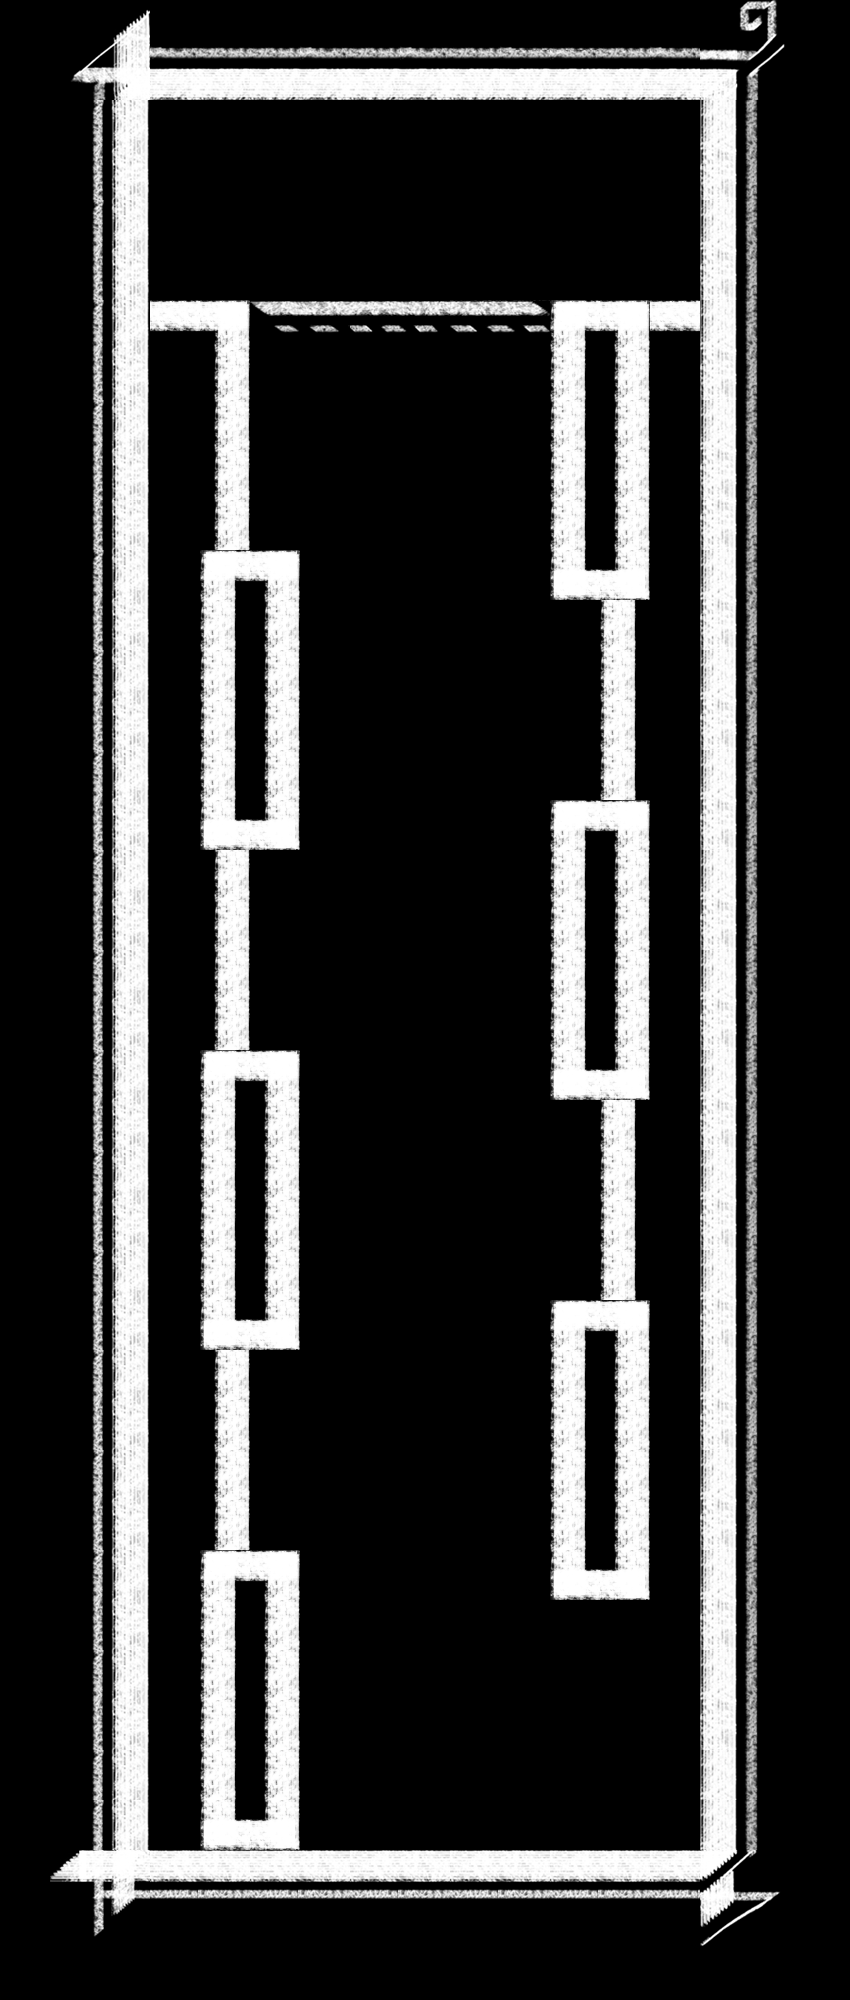

A 2D game scene composited from a Tiled map and its tileset images. What follows is a short description and the map's XML, with each tile layer's data collapsed to a summary:
An orthogonal 17x40 tile map with 50x50 px tiles, 1 tile layer (Tiles) and 14 objects (10x Spikes, 2x Generator, Portal, Player).

<map version="1.0" orientation="orthogonal" width="17" height="40" tilewidth="50" tileheight="50">
 <tileset firstgid="1" source="tiles3.tsx" />
 <layer name="Tiles" width="17" height="40">
  <data>[680 cells, 290 non-empty, 43 distinct tile ids]</data>
 </layer>
 <objectgroup name="Objects" width="17" height="40">
  <object name="Portal" type="Portal" x="150" y="100" width="200" height="200">
   <properties>
    <property name="Color" value="Red" />
   </properties>
  </object>
  <object name="Water" type="Generator" x="400" y="300" width="50" height="50">
   <properties>
    <property name="Color" value="Water" />
    <property name="Direction" value="Down" />
   </properties>
  </object>
  <object name="Red" type="Generator" x="600" y="50" width="50" height="50">
   <properties>
    <property name="Color" value="Red" />
    <property name="Direction" value="Down" />
   </properties>
  </object>
  <object name="Player" type="Player" x="600" y="1700" width="50" height="100" />
  <object name="Spikes" type="Spikes" x="250" y="350" width="50" height="100">
   <properties>
    <property name="Direction" value="Right" />
   </properties>
  </object>
  <object name="Spikes" type="Spikes" x="250" y="450" width="50" height="100">
   <properties>
    <property name="Direction" value="Right" />
   </properties>
  </object>
  <object name="Spikes" type="Spikes" x="250" y="850" width="50" height="100">
   <properties>
    <property name="Direction" value="Right" />
   </properties>
  </object>
  <object name="Spikes" type="Spikes" x="250" y="950" width="50" height="100">
   <properties>
    <property name="Direction" value="Right" />
   </properties>
  </object>
  <object name="Spikes" type="Spikes" x="550" y="600" width="50" height="100">
   <properties>
    <property name="Direction" value="Left" />
   </properties>
  </object>
  <object name="Spikes" type="Spikes" x="550" y="700" width="50" height="100">
   <properties>
    <property name="Direction" value="Left" />
   </properties>
  </object>
  <object name="Spikes" type="Spikes" x="550" y="1100" width="50" height="100">
   <properties>
    <property name="Direction" value="Left" />
   </properties>
  </object>
  <object name="Spikes" type="Spikes" x="550" y="1200" width="50" height="100">
   <properties>
    <property name="Direction" value="Left" />
   </properties>
  </object>
  <object name="Spikes" type="Spikes" x="250" y="1450" width="50" height="100">
   <properties>
    <property name="Direction" value="Right" />
   </properties>
  </object>
  <object name="Spikes" type="Spikes" x="250" y="1350" width="50" height="100">
   <properties>
    <property name="Direction" value="Right" />
   </properties>
  </object>
 </objectgroup>
</map>
